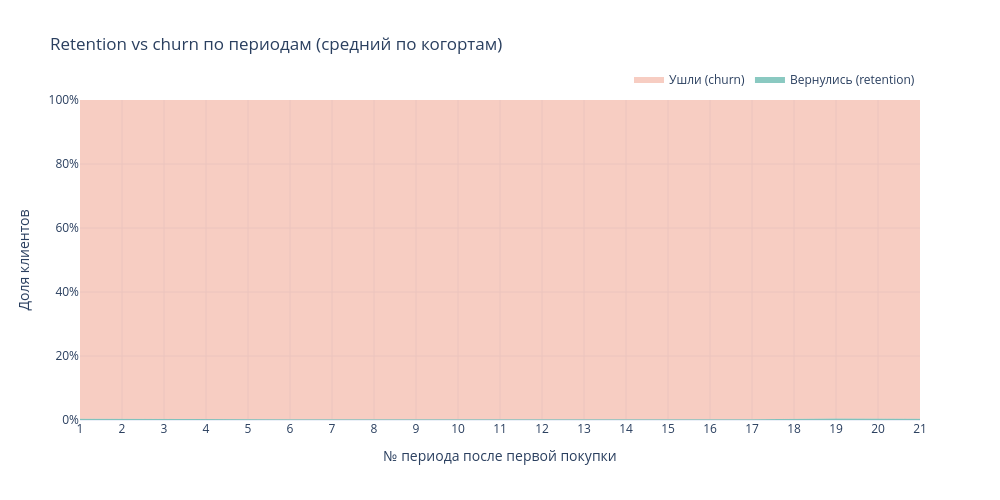

Write notebook code for a chart like this one.
### Code cell
# Средний retention по когортам, без 0-го периода
mean_retention = retention_matrix.drop(columns=[0]).mean()

# Churn = 1 - retention
churn = 1 - mean_retention

# Строим stacked area
fig = go.Figure()

# нижний слой — вернувшиеся
fig.add_trace(go.Scatter(
    x=mean_retention.index,
    y=mean_retention.values,
    name='Вернулись (retention)',
    mode='lines',
    line=dict(width=0, color='#2a9d8f'),
    fillcolor='rgba(42,157,143,0.55)',
    stackgroup='one',
    hovertemplate='Период %{x}<br>Вернулись: %{y:.2%}<extra></extra>',
))

# верхний слой — ушедшие, рисуется поверх нижнего
fig.add_trace(go.Scatter(
    x=churn.index,
    y=churn.values,
    name='Ушли (churn)',
    mode='lines',
    line=dict(width=0, color='#e76f51'),
    fillcolor='rgba(231,111,81,0.35)',
    stackgroup='one',
    hovertemplate='Период %{x}<br>Ушли: %{y:.2%}<extra></extra>',
))

# Оформление
fig.update_layout(
    title='Retention vs churn по периодам (средний по когортам)',
    xaxis_title='№ периода после первой покупки',
    yaxis_title='Доля клиентов',
    template='plotly_white',
    hovermode='x unified',
    width=1000, 
    height=500,
    autosize=False, # Жестко фиксируем размер
    legend=dict(orientation='h', yanchor='bottom', y=1.02, xanchor='right', x=1),
)

fig.update_yaxes(tickformat='.0%', range=[0, 1])
fig.update_xaxes(dtick=1)

# Выводим интерактивный график
fig.show()

# Выводим статичный график для корректного отображения на GitHub
fig.show("png")

### Figure 1 — Plotly figure (JSON) as saved in the notebook; plotly's stock layout.template omitted (floating-point values rounded to 4 significant figures)
{"data": [{"fillcolor": "rgba(42,157,143,0.55)", "hovertemplate": "Период %{x}<br>Вернулись: %{y:.2%}<extra></extra>", "line": {"color": "#2a9d8f", "width": 0}, "mode": "lines", "name": "Вернулись (retention)", "stackgroup": "one", "type": "scatter", "x": [1.0, 2.0, 3.0, 4.0, 5.0, 6.0, 7.0, 8.0, 9.0, 10.0, 11.0, 12.0, 13.0, 14.0, 15.0, 16.0, 17.0, 19.0, 20.0, 21.0], "y": [0.003639, 0.002927, 0.00265, 0.00235, 0.002235, 0.002509, 0.002013, 0.001846, 0.002339, 0.002068, 0.002653, 0.001637, 0.002029, 0.001651, 0.001678, 0.001372, 0.002312, 0.004514, 0.003817, 0.003817]}, {"fillcolor": "rgba(231,111,81,0.35)", "hovertemplate": "Период %{x}<br>Ушли: %{y:.2%}<extra></extra>", "line": {"color": "#e76f51", "width": 0}, "mode": "lines", "name": "Ушли (churn)", "stackgroup": "one", "type": "scatter", "x": [1.0, 2.0, 3.0, 4.0, 5.0, 6.0, 7.0, 8.0, 9.0, 10.0, 11.0, 12.0, 13.0, 14.0, 15.0, 16.0, 17.0, 19.0, 20.0, 21.0], "y": [0.9964, 0.9971, 0.9974, 0.9976, 0.9978, 0.9975, 0.998, 0.9982, 0.9977, 0.9979, 0.9973, 0.9984, 0.998, 0.9983, 0.9983, 0.9986, 0.9977, 0.9955, 0.9962, 0.9962]}], "layout": {"autosize": false, "height": 500, "hovermode": "x unified", "legend": {"orientation": "h", "x": 1, "xanchor": "right", "y": 1.02, "yanchor": "bottom"}, "title": {"text": "Retention vs churn по периодам (средний по когортам)"}, "width": 1000, "xaxis": {"dtick": 1, "title": {"text": "№ периода после первой покупки"}}, "yaxis": {"range": [0, 1], "tickformat": ".0%", "title": {"text": "Доля клиентов"}}}}
